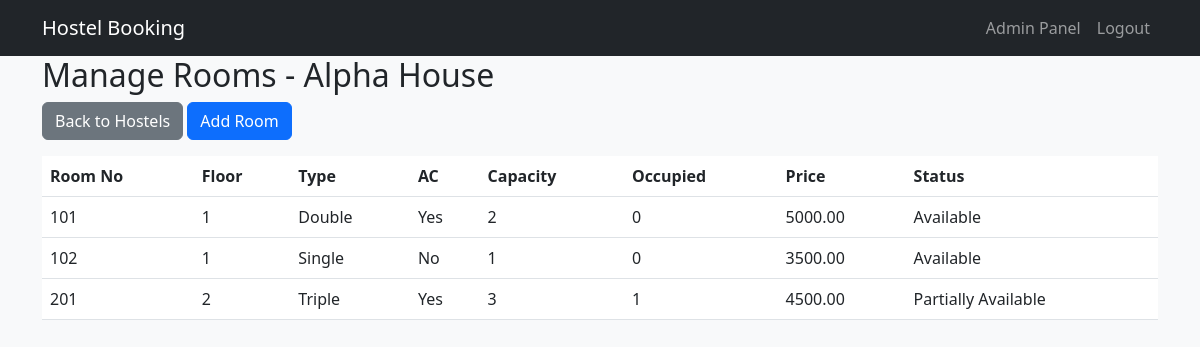
/admin/manage_rooms.php?hostel_id=1 (signed in), run on the app's committed database.
### tables this page shows
CREATE TABLE hostels (
    id INT AUTO_INCREMENT PRIMARY KEY,
    name VARCHAR(100) NOT NULL,
    type ENUM('Boys','Girls','Mixed') NOT NULL,
    address TEXT,
    total_rooms INT DEFAULT 0,
    description TEXT
);

CREATE TABLE rooms (
    id INT AUTO_INCREMENT PRIMARY KEY,
    hostel_id INT NOT NULL,
    room_number VARCHAR(20) NOT NULL,
    floor INT NOT NULL,
    room_type ENUM('Single','Double','Triple','Dormitory') NOT NULL,
    has_ac BOOLEAN DEFAULT FALSE,
    capacity INT NOT NULL,
    current_occupancy INT DEFAULT 0,
    price_per_month DECIMAL(10,2) NOT NULL,
    status ENUM('Available','Partially Available','Full','Maintenance') DEFAULT 'Available',
    FOREIGN KEY (hostel_id) REFERENCES hostels(id) ON DELETE CASCADE,
    UNIQUE KEY unique_room_per_hostel (hostel_id, room_number)
);

### admin/manage_rooms.php (the view, shortened to what this page needs)
<?php
require_once '../config/db.php';
include '../includes/header.php';
$hostel_id = isset($_GET['hostel_id']) ? (int)$_GET['hostel_id'] : 0;
$rooms = mysqli_query($conn, "SELECT * FROM rooms WHERE hostel_id=$hostel_id");
$hostel = mysqli_fetch_assoc(mysqli_query($conn, "SELECT name FROM hostels WHERE id=$hostel_id"));
?>
<h2>Manage Rooms - <?= $hostel['name'] ?? 'Unknown' ?></h2>
<a href="manage_hostels.php" class="btn btn-secondary mb-3">Back to Hostels</a>
<button class="btn btn-primary mb-3" data-bs-toggle="modal" data-bs-target="#addRoom">Add Room</button>
<table class="table">
<thead><tr><th>Room No</th><th>Floor</th><th>Type</th><th>AC</th><th>Capacity</th><th>Occupied</th><th>Price</th><th>Status</th></tr></thead>
<tbody>
<?php while($r = mysqli_fetch_assoc($rooms)): ?>
<tr><td><?= $r['room_number'] ?></td><td><?= $r['floor'] ?></td><td><?= $r['room_type'] ?></td><td><?= $r['has_ac']?'Yes':'No' ?></td><td><?= $r['capacity'] ?></td><td><?= $r['current_occupancy'] ?></td><td><?= $r['price_per_month'] ?></td><td><?= $r['status'] ?></td></tr>
<?php endwhile; ?>
</tbody>
</table>
<?php include '../includes/footer.php'; ?>

### includes/header.php (shortened to what this page needs)
<!DOCTYPE html>
<html lang="en">
<head>
    <link href="https://cdn.jsdelivr.net/npm/bootstrap@5.3.0/dist/css/bootstrap.min.css" rel="stylesheet">
    <link rel="stylesheet" href="../assets/css/custom.css">
</head>
<body>
<nav class="navbar navbar-expand-lg navbar-dark bg-dark mb-4">
  <div class="container">
    <a class="navbar-brand" href="../index.php">Hostel Booking</a>
    <div class="collapse navbar-collapse" id="navbarNav">
      <ul class="navbar-nav ms-auto">
        <?php if (isset($_SESSION['student_id'])): ?>
            <li class="nav-item"><a class="nav-link" href="../student/dashboard.php">Dashboard</a></li>
            <li class="nav-item"><a class="nav-link" href="../student/browse_hostels.php">Browse Hostels</a></li>
            <li class="nav-item"><a class="nav-link" href="../student/my_bookings.php">My Bookings</a></li>
            <li class="nav-item"><a class="nav-link" href="../logout.php">Logout</a></li>
        <?php elseif (isset($_SESSION['admin_id'])): ?>
            <li class="nav-item"><a class="nav-link" href="../admin/dashboard.php">Admin Panel</a></li>
            <li class="nav-item"><a class="nav-link" href="../logout.php">Logout</a></li>
        <?php else: ?>
            <li class="nav-item"><a class="nav-link" href="../login.php">Login</a></li>
            <li class="nav-item"><a class="nav-link" href="../register.php">Register</a></li>
        <?php endif; ?>
      </ul>
    </div>
  </div>
</nav>
<div class="container">

### includes/footer.php (shortened to what this page needs)
</div>
</body>
</html>

### assets/css/custom.css (style rules this page uses)
body { background: #f8f9fa; }
.navbar { margin-bottom: 0 !important; }

### data on the page
hostels: name "Alpha House"
rooms: room_number "101", floor "1", room_type "Double", has_ac "Yes", capacity "2", current_occupancy "0", price_per_month "5000.00", status "Available"
rooms: room_number "102", floor "1", room_type "Single", has_ac "No", capacity "1", current_occupancy "0", price_per_month "3500.00", status "Available"
rooms: room_number "201", floor "2", room_type "Triple", has_ac "Yes", capacity "3", current_occupancy "1", price_per_month "4500.00", status "Partially Available"
